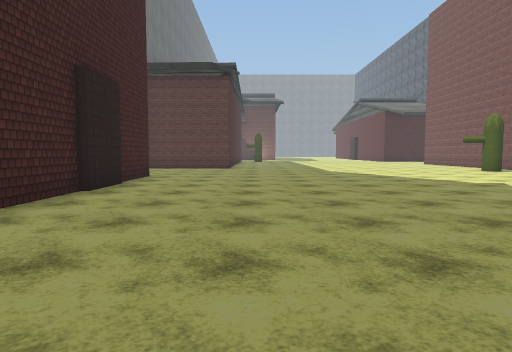
[1] (above)

17 first-person views from a walk through a Unity game level. The camera is 1.4 m above the floor, tilts 4° down and sees 75° across. The floor is counted in squares, 2 m on a side. Each view is taken from the middle of a square. On the plan, view 1 faces up. The plan holds only what a view shows up to about 10 squares ahead; the rest is blank. The place goes on beyond the plan. The player is left out. Some surface patterns are stand-ins.

[2]
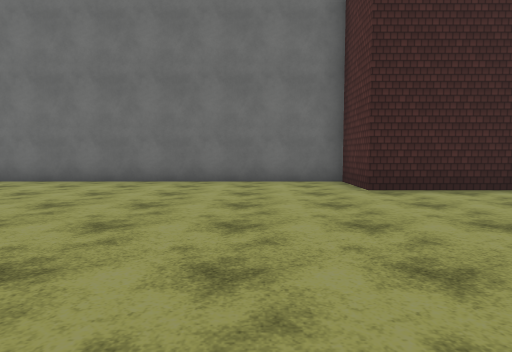

[3]
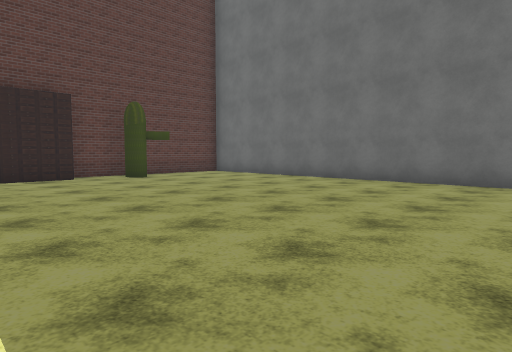

[4]
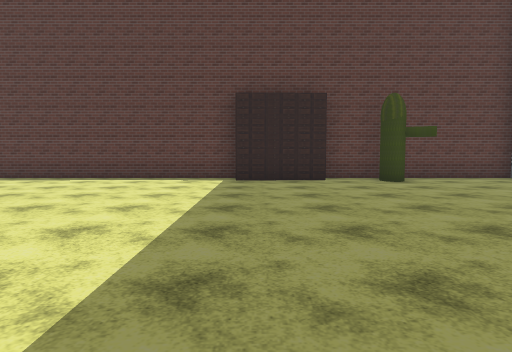

[5]
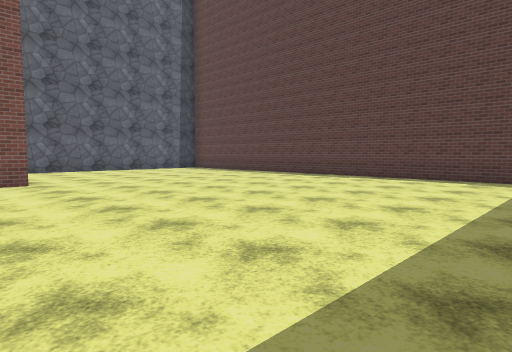

[6]
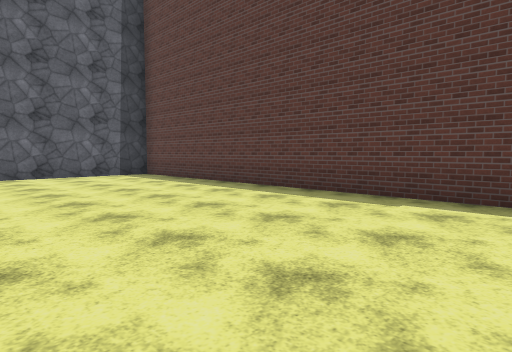

[7]
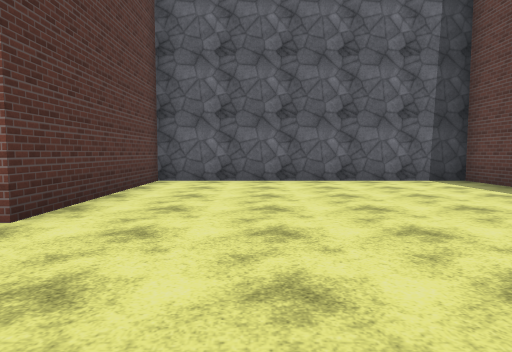

[8]
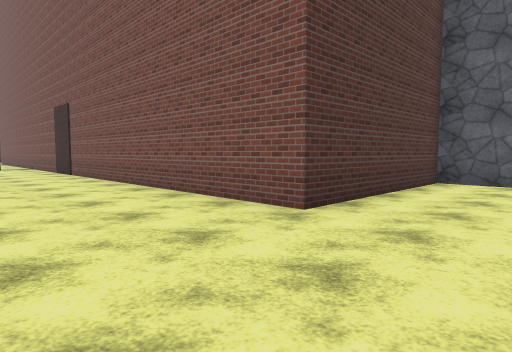

[9]
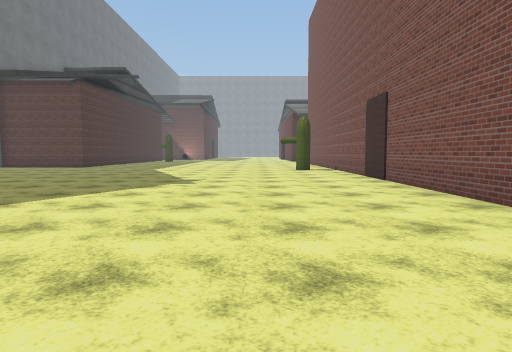

[10]
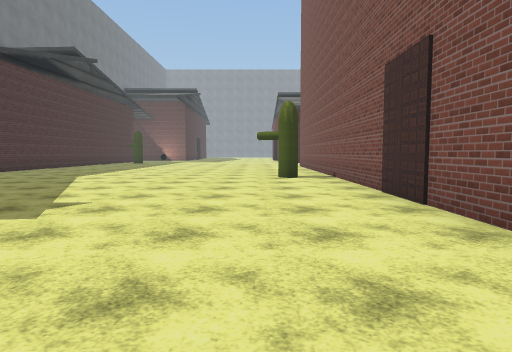

[11]
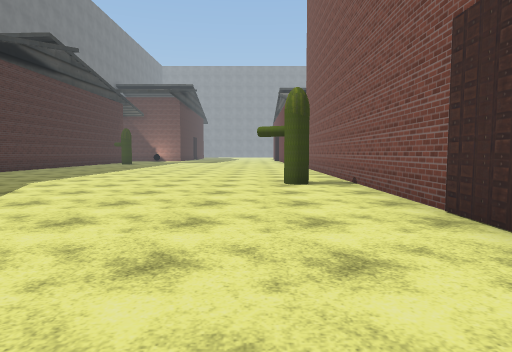

[12]
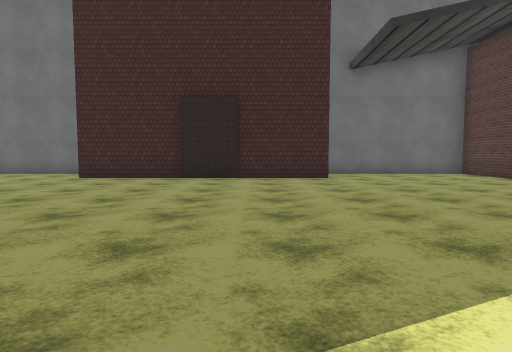

[13]
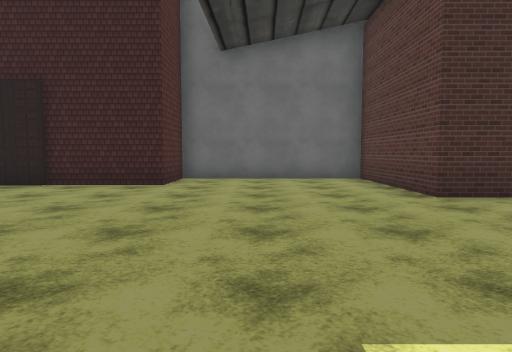

[14]
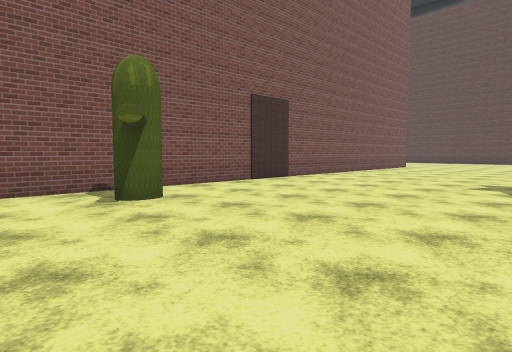

[15]
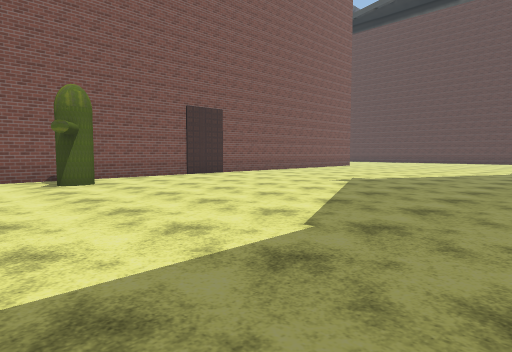

[16]
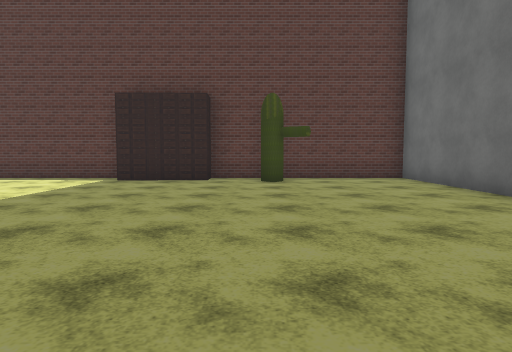

[17]
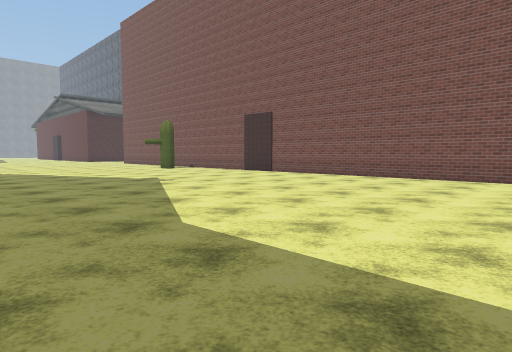

### Floor plan
Points are (right, up) in squares from view 1. A wall is a line through its corners. A room is listed if a view was taken in it or the views show most of it. See-through windows are left out.
Room 1 (views 1, 2, 3, 4, 5, 6, 7, 8, 9, 10, 11, 12, 13, 14, 15, 16, 17)
walls: (-3.2, 6) (-3.2, 3.1) (-5.1, 3.1) (-5.1, -9.2) (0.2, -9.2) (0.2, -8.5) (2.6, -8.4); (-3, 7.5) (-3, 5.9); (2.5, -9.2) (15.3, -9.2) (15.3, -1.6) (10.3, -1.6) (10.3, 15); (-1.2, 15.5) (-1.2, 14.8) (-5.1, 14.8) (-5.1, 10) (-3.2, 10) (-3.2, 7.4)
ways out: gap at (-1, -9)

Where each view was taken, in squares from view 1:
view 1: 0 up, 0 right, facing up
view 2: 1 up, 3 right, facing left
view 3: 1 up, 3 right, facing down-left
view 4: 0 up, 2 right, facing down
view 5: 0 up, 2 right, facing down-right
view 6: 4 down, 5 right, facing down-right
view 7: 4 down, 7 right, facing right
view 8: 4 down, 7 right, facing up-right
view 9: 1 down, 7 right, facing up
view 10: 3 up, 8 right, facing up
view 11: 5 up, 8 right, facing up
view 12: 8 up, 6 right, facing left
view 13: 12 up, 4 right, facing left
view 14: 15 up, 4 right, facing down-right
view 15: 15 up, 1 right, facing down-right
view 16: 0 up, 1 left, facing down
view 17: 1 down, 1 right, facing up-right
